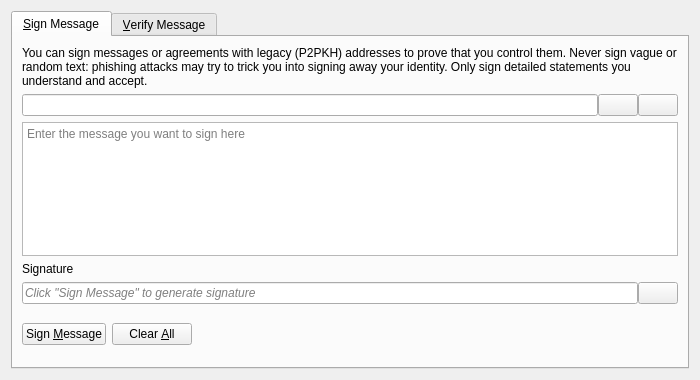
<?xml version="1.0" encoding="UTF-8"?>
<ui version="4.0">
 <class>SignVerifyMessageDialog</class>
 <widget class="QDialog" name="SignVerifyMessageDialog">
  <property name="geometry">
   <rect>
    <x>0</x>
    <y>0</y>
    <width>700</width>
    <height>380</height>
   </rect>
  </property>
  <property name="windowTitle">
   <string>Signatures - Sign / Verify a Message</string>
  </property>
  <property name="modal">
   <bool>true</bool>
  </property>
  <layout class="QVBoxLayout" name="verticalLayout">
   <item>
    <widget class="QTabWidget" name="tabWidget">
     <property name="currentIndex">
      <number>0</number>
     </property>
     <widget class="QWidget" name="tabSignMessage">
      <attribute name="title">
       <string>&amp;Sign Message</string>
      </attribute>
      <layout class="QVBoxLayout" name="verticalLayout_SM">
       <item>
        <widget class="QLabel" name="infoLabel_SM">
         <property name="text">
          <string>You can sign messages or agreements with legacy (P2PKH) addresses to prove that you control them. Never sign vague or random text: phishing attacks may try to trick you into signing away your identity. Only sign detailed statements you understand and accept.</string>
         </property>
         <property name="textFormat">
          <enum>Qt::PlainText</enum>
         </property>
         <property name="wordWrap">
          <bool>true</bool>
         </property>
        </widget>
       </item>
       <item>
        <layout class="QHBoxLayout" name="horizontalLayout_1_SM">
         <property name="spacing">
          <number>0</number>
         </property>
         <item>
          <widget class="QValidatedLineEdit" name="addressIn_SM">
           <property name="toolTip">
            <string>The Ruble address to sign the message with</string>
           </property>
          </widget>
         </item>
         <item>
          <widget class="QPushButton" name="addressBookButton_SM">
           <property name="toolTip">
            <string>Choose previously used address</string>
           </property>
           <property name="text">
            <string/>
           </property>
           <property name="icon">
            <iconset resource="../bitcoin.qrc">
             <normaloff>:/icons/address-book</normaloff>:/icons/address-book</iconset>
           </property>
           <property name="shortcut">
            <string>Alt+A</string>
           </property>
           <property name="autoDefault">
            <bool>false</bool>
           </property>
          </widget>
         </item>
         <item>
          <widget class="QPushButton" name="pasteButton_SM">
           <property name="toolTip">
            <string>Paste address from clipboard</string>
           </property>
           <property name="text">
            <string/>
           </property>
           <property name="icon">
            <iconset resource="../bitcoin.qrc">
             <normaloff>:/icons/editpaste</normaloff>:/icons/editpaste</iconset>
           </property>
           <property name="shortcut">
            <string>Alt+P</string>
           </property>
           <property name="autoDefault">
            <bool>false</bool>
           </property>
          </widget>
         </item>
        </layout>
       </item>
       <item>
        <widget class="QPlainTextEdit" name="messageIn_SM">
         <property name="toolTip">
          <string>Enter the message you want to sign here</string>
         </property>
         <property name="placeholderText">
          <string>Enter the message you want to sign here</string>
         </property>
        </widget>
       </item>
       <item>
        <widget class="QLabel" name="signatureLabel_SM">
         <property name="text">
          <string>Signature</string>
         </property>
         <property name="textFormat">
          <enum>Qt::PlainText</enum>
         </property>
        </widget>
       </item>
       <item>
        <layout class="QHBoxLayout" name="horizontalLayout_2_SM">
         <property name="spacing">
          <number>0</number>
         </property>
         <item>
          <widget class="QLineEdit" name="signatureOut_SM">
           <property name="placeholderText">
            <string>Click "Sign Message" to generate signature</string>
           </property>
           <property name="font">
            <font>
             <italic>true</italic>
            </font>
           </property>
           <property name="readOnly">
            <bool>true</bool>
           </property>
          </widget>
         </item>
         <item>
          <widget class="QPushButton" name="copySignatureButton_SM">
           <property name="toolTip">
            <string>Copy the current signature to the system clipboard</string>
           </property>
           <property name="text">
            <string/>
           </property>
           <property name="icon">
            <iconset resource="../bitcoin.qrc">
             <normaloff>:/icons/editcopy</normaloff>:/icons/editcopy</iconset>
           </property>
           <property name="autoDefault">
            <bool>false</bool>
           </property>
          </widget>
         </item>
        </layout>
       </item>
       <item>
        <layout class="QHBoxLayout" name="horizontalLayout_3_SM">
         <item>
          <widget class="QPushButton" name="signMessageButton_SM">
           <property name="toolTip">
            <string>Sign the message to prove you own this Ruble address</string>
           </property>
           <property name="text">
            <string>Sign &amp;Message</string>
           </property>
           <property name="icon">
            <iconset resource="../bitcoin.qrc">
             <normaloff>:/icons/edit</normaloff>:/icons/edit</iconset>
           </property>
           <property name="autoDefault">
            <bool>false</bool>
           </property>
          </widget>
         </item>
         <item>
          <widget class="QPushButton" name="clearButton_SM">
           <property name="toolTip">
            <string>Reset all sign message fields</string>
           </property>
           <property name="text">
            <string>Clear &amp;All</string>
           </property>
           <property name="icon">
            <iconset resource="../bitcoin.qrc">
             <normaloff>:/icons/remove</normaloff>:/icons/remove</iconset>
           </property>
           <property name="autoDefault">
            <bool>false</bool>
           </property>
          </widget>
         </item>
         <item>
          <spacer name="horizontalSpacer_1_SM">
           <property name="orientation">
            <enum>Qt::Horizontal</enum>
           </property>
           <property name="sizeHint" stdset="0">
            <size>
             <width>40</width>
             <height>48</height>
            </size>
           </property>
          </spacer>
         </item>
         <item>
          <widget class="QLabel" name="statusLabel_SM">
           <property name="font">
            <font>
             <weight>75</weight>
             <bold>true</bold>
            </font>
           </property>
           <property name="text">
            <string/>
           </property>
           <property name="wordWrap">
            <bool>true</bool>
           </property>
          </widget>
         </item>
         <item>
          <spacer name="horizontalSpacer_2_SM">
           <property name="orientation">
            <enum>Qt::Horizontal</enum>
           </property>
           <property name="sizeHint" stdset="0">
            <size>
             <width>40</width>
             <height>48</height>
            </size>
           </property>
          </spacer>
         </item>
        </layout>
       </item>
      </layout>
     </widget>
     <widget class="QWidget" name="tabVerifyMessage">
      <attribute name="title">
       <string>&amp;Verify Message</string>
      </attribute>
      <layout class="QVBoxLayout" name="verticalLayout_VM">
       <item>
        <widget class="QLabel" name="infoLabel_VM">
         <property name="text">
          <string>Enter the receiver's address, message (ensure you copy line breaks, spaces, tabs, etc. exactly) and signature below to verify the message. Be careful not to read more into the signature than what is in the signed message itself, to avoid being tricked by a man-in-the-middle attack. Note that this only proves the signing party receives with the address, it cannot prove sendership of any transaction!</string>
         </property>
         <property name="textFormat">
          <enum>Qt::PlainText</enum>
         </property>
         <property name="alignment">
          <set>Qt::AlignLeading|Qt::AlignLeft|Qt::AlignTop</set>
         </property>
         <property name="wordWrap">
          <bool>true</bool>
         </property>
        </widget>
       </item>
       <item>
        <layout class="QHBoxLayout" name="horizontalLayout_1_VM">
         <property name="spacing">
          <number>0</number>
         </property>
         <item>
          <widget class="QValidatedLineEdit" name="addressIn_VM">
           <property name="toolTip">
            <string>The Ruble address the message was signed with</string>
           </property>
          </widget>
         </item>
         <item>
          <widget class="QPushButton" name="addressBookButton_VM">
           <property name="toolTip">
            <string>Choose previously used address</string>
           </property>
           <property name="text">
            <string/>
           </property>
           <property name="icon">
            <iconset resource="../bitcoin.qrc">
             <normaloff>:/icons/address-book</normaloff>:/icons/address-book</iconset>
           </property>
           <property name="shortcut">
            <string>Alt+A</string>
           </property>
           <property name="autoDefault">
            <bool>false</bool>
           </property>
          </widget>
         </item>
        </layout>
       </item>
       <item>
        <widget class="QPlainTextEdit" name="messageIn_VM">
          <property name="toolTip">
            <string>The signed message to verify</string>
          </property>
          <property name="placeholderText">
            <string>The signed message to verify</string>
          </property>
        </widget>
       </item>
       <item>
        <widget class="QValidatedLineEdit" name="signatureIn_VM">
          <property name="toolTip">
            <string>The signature given when the message was signed</string>
          </property>
          <property name="placeholderText">
            <string>The signature given when the message was signed</string>
          </property>
        </widget>
       </item>
       <item>
        <layout class="QHBoxLayout" name="horizontalLayout_2_VM">
         <item>
          <widget class="QPushButton" name="verifyMessageButton_VM">
           <property name="toolTip">
            <string>Verify the message to ensure it was signed with the specified Ruble address</string>
           </property>
           <property name="text">
            <string>Verify &amp;Message</string>
           </property>
           <property name="icon">
            <iconset resource="../bitcoin.qrc">
             <normaloff>:/icons/transaction_0</normaloff>:/icons/transaction_0</iconset>
           </property>
           <property name="autoDefault">
            <bool>false</bool>
           </property>
          </widget>
         </item>
         <item>
          <widget class="QPushButton" name="clearButton_VM">
           <property name="toolTip">
            <string>Reset all verify message fields</string>
           </property>
           <property name="text">
            <string>Clear &amp;All</string>
           </property>
           <property name="icon">
            <iconset resource="../bitcoin.qrc">
             <normaloff>:/icons/remove</normaloff>:/icons/remove</iconset>
           </property>
           <property name="autoDefault">
            <bool>false</bool>
           </property>
          </widget>
         </item>
         <item>
          <spacer name="horizontalSpacer_1_VM">
           <property name="orientation">
            <enum>Qt::Horizontal</enum>
           </property>
           <property name="sizeHint" stdset="0">
            <size>
             <width>40</width>
             <height>48</height>
            </size>
           </property>
          </spacer>
         </item>
         <item>
          <widget class="QLabel" name="statusLabel_VM">
           <property name="font">
            <font>
             <weight>75</weight>
             <bold>true</bold>
            </font>
           </property>
           <property name="text">
            <string/>
           </property>
           <property name="wordWrap">
            <bool>true</bool>
           </property>
          </widget>
         </item>
         <item>
          <spacer name="horizontalSpacer_2_VM">
           <property name="orientation">
            <enum>Qt::Horizontal</enum>
           </property>
           <property name="sizeHint" stdset="0">
            <size>
             <width>40</width>
             <height>48</height>
            </size>
           </property>
          </spacer>
         </item>
        </layout>
       </item>
      </layout>
     </widget>
    </widget>
   </item>
  </layout>
 </widget>
 <customwidgets>
  <customwidget>
   <class>QValidatedLineEdit</class>
   <extends>QLineEdit</extends>
   <header>qt/qvalidatedlineedit.h</header>
  </customwidget>
 </customwidgets>
 <resources>
  <include location="../bitcoin.qrc"/>
 </resources>
 <connections/>
</ui>
